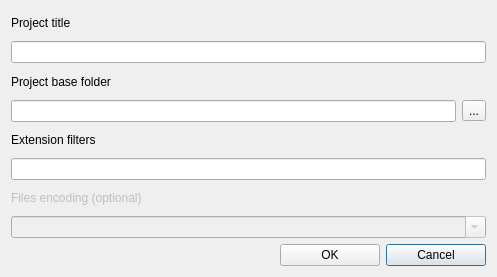
<?xml version="1.0" encoding="UTF-8"?>
<ui version="4.0">
 <class>NewProjectDlg</class>
 <widget class="QDialog" name="NewProjectDlg">
  <property name="geometry">
   <rect>
    <x>0</x>
    <y>0</y>
    <width>497</width>
    <height>277</height>
   </rect>
  </property>
  <property name="windowTitle">
   <string>New Project</string>
  </property>
  <layout class="QGridLayout" name="gridLayout">
   <item row="6" column="0">
    <widget class="QLabel" name="label_4">
     <property name="enabled">
      <bool>false</bool>
     </property>
     <property name="text">
      <string>Files encoding (optional)</string>
     </property>
    </widget>
   </item>
   <item row="8" column="0">
    <spacer name="horizontalSpacer">
     <property name="orientation">
      <enum>Qt::Horizontal</enum>
     </property>
     <property name="sizeHint" stdset="0">
      <size>
       <width>264</width>
       <height>20</height>
      </size>
     </property>
    </spacer>
   </item>
   <item row="8" column="2" colspan="2">
    <widget class="QPushButton" name="pushCancel">
     <property name="minimumSize">
      <size>
       <width>100</width>
       <height>0</height>
      </size>
     </property>
     <property name="maximumSize">
      <size>
       <width>100</width>
       <height>16777215</height>
      </size>
     </property>
     <property name="text">
      <string>Cancel</string>
     </property>
    </widget>
   </item>
   <item row="8" column="1">
    <widget class="QPushButton" name="pushOk">
     <property name="minimumSize">
      <size>
       <width>100</width>
       <height>0</height>
      </size>
     </property>
     <property name="maximumSize">
      <size>
       <width>100</width>
       <height>16777215</height>
      </size>
     </property>
     <property name="text">
      <string>OK</string>
     </property>
    </widget>
   </item>
   <item row="7" column="0" colspan="4">
    <widget class="QComboBox" name="comboEncoding">
     <property name="enabled">
      <bool>false</bool>
     </property>
     <property name="editable">
      <bool>true</bool>
     </property>
    </widget>
   </item>
   <item row="5" column="0" colspan="4">
    <widget class="QLineEdit" name="lineFilters"/>
   </item>
   <item row="4" column="0">
    <widget class="QLabel" name="label_3">
     <property name="text">
      <string>Extension filters</string>
     </property>
    </widget>
   </item>
   <item row="3" column="0" colspan="3">
    <widget class="QLineEdit" name="lineBase"/>
   </item>
   <item row="2" column="0">
    <widget class="QLabel" name="label_2">
     <property name="text">
      <string>Project base folder</string>
     </property>
    </widget>
   </item>
   <item row="3" column="3">
    <widget class="QToolButton" name="toolOverview">
     <property name="text">
      <string>...</string>
     </property>
    </widget>
   </item>
   <item row="1" column="0" colspan="4">
    <widget class="QLineEdit" name="lineTitle"/>
   </item>
   <item row="0" column="0">
    <widget class="QLabel" name="label">
     <property name="text">
      <string>Project title</string>
     </property>
    </widget>
   </item>
  </layout>
 </widget>
 <layoutdefault spacing="6" margin="11"/>
 <resources/>
 <connections/>
</ui>
